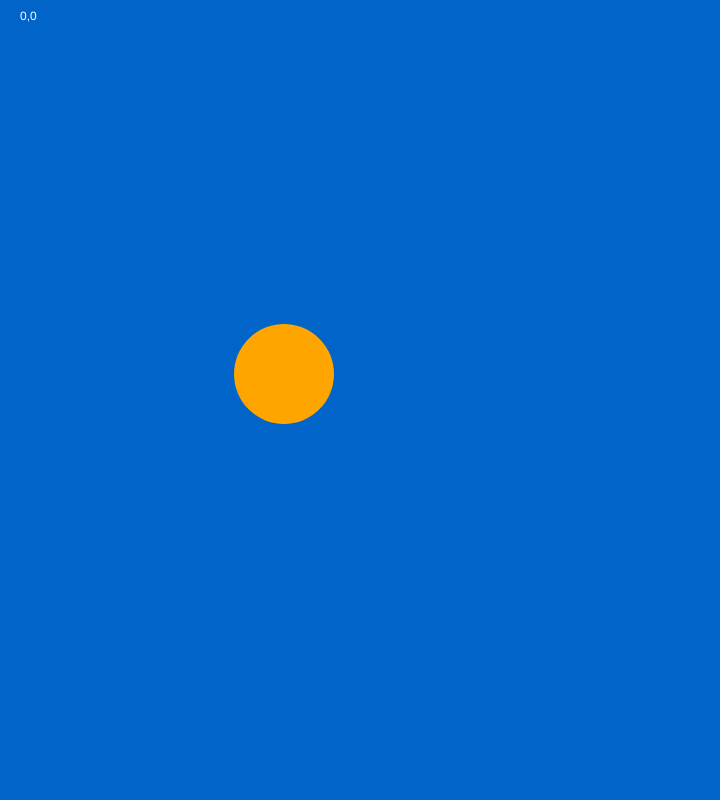
Frame 1 (no input)
Frame 60 (no input): identical to frame 1, image omitted
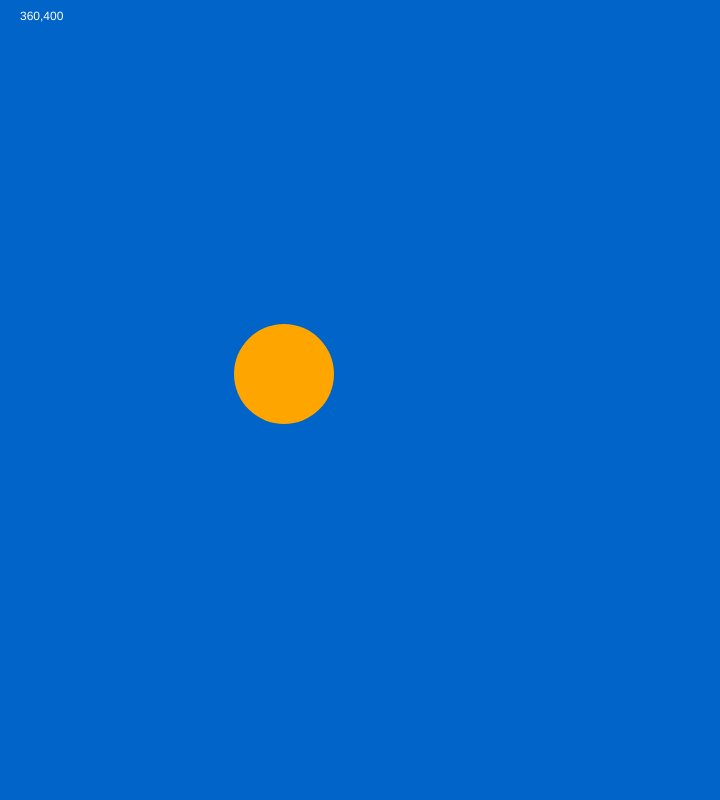
Frame 120 (the mouse pressed at the canvas centre since frame 60)

The p5.js sketch that drew these frames (run headless with seeded random() and noise() and a simulated clock; from frame 60 on, the mouse is pressed at the canvas centre):

// p5.js sketch
// ── sketch.js
function setup() {
  // Sets the screen to be 720 pixels wide and 400 pixels high
  createCanvas(720, 800); // always in the setup


}

function draw() {
  background(0, 100, 200);
  noStroke()

  fill('orange');
  ellipse(284, 374, 100, 100);


  fill(255);
  text(mouseX + ',' + mouseY, 20, 20);
}

function mouseReleased() {

  console.log(mouseX + ',' + mouseY);
}
